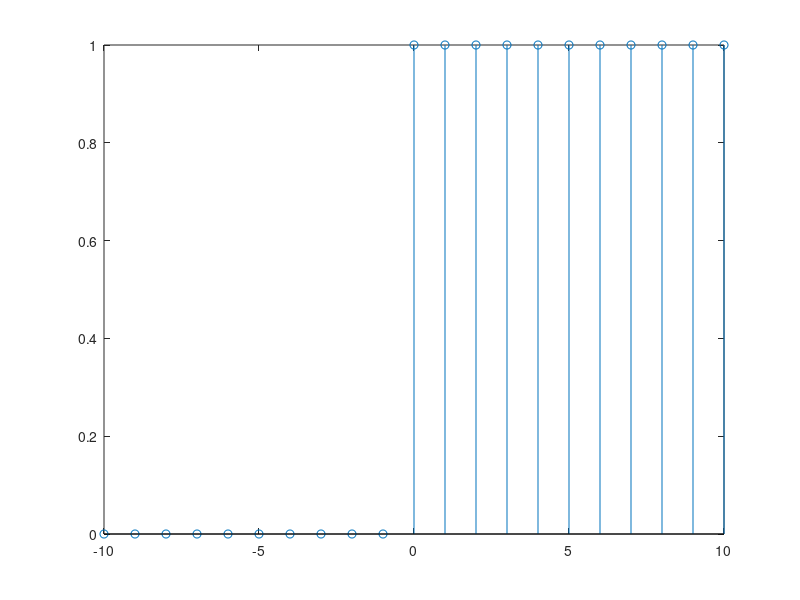

MATLAB code to generate this figure:
clear all;
close all;
clc;
t=-10:10;
y=[];
for i=1:length(t)
    if t(i)<0
        y(i)=0
    else 
        y(i)=1
    end
end
    stem(t,y);
    